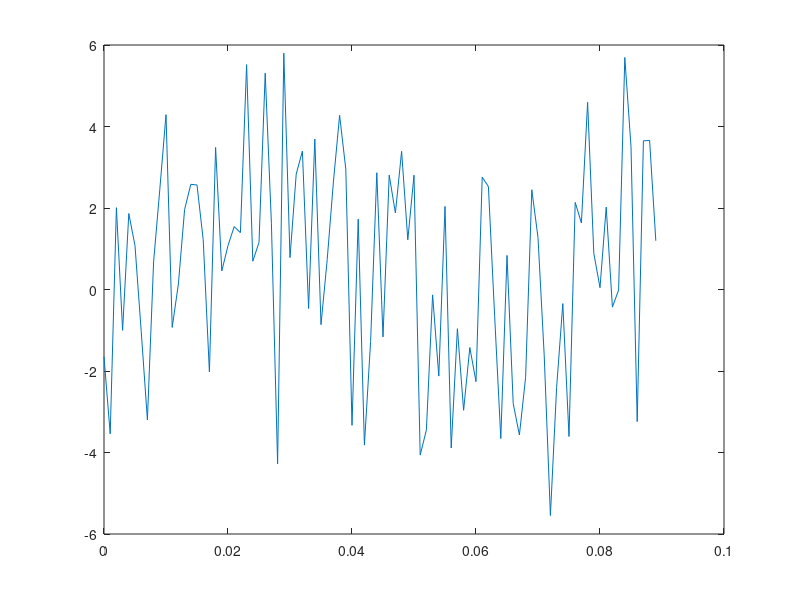
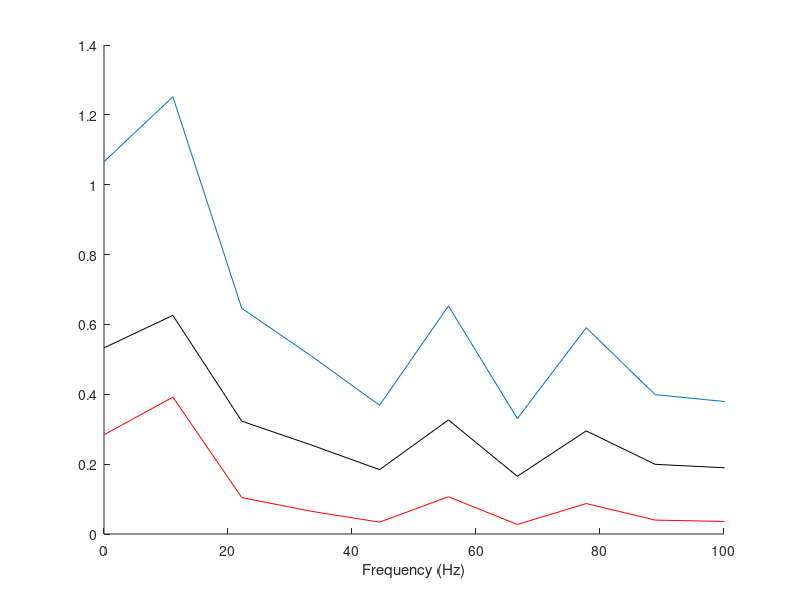
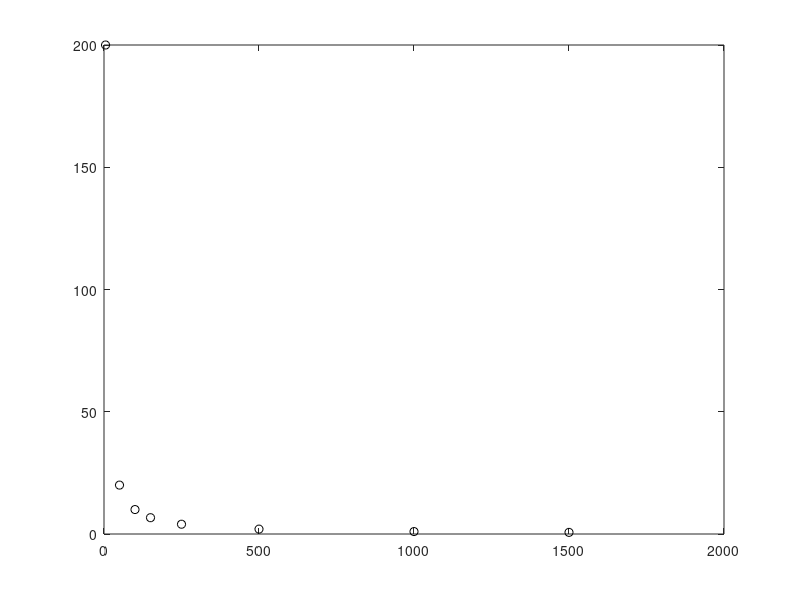

Here is the MATLAB script that generated these plots, in order:
Fs = 1000;            % Sampling frequency                    
T = 1/Fs;             % Sampling period       
L = 90;             % Length of signal
t = (0:L-1)*T;        % Time vector



S=sin(2*pi*4*t)+1.5*sin(2*pi*12*t);

X=S+2.5*randn(size(t));

figure;
plot(t,X)

%%

Y=fft(X);

P2=2*sqrt(abs(Y/L).^2);
P1=P2(1:(L/2)+1);

P2=abs(Y/L).^2;
P1_2=P2(1:(L/2)+1);

P2=abs(Y/L);
P1_3=P2(1:(L/2)+1);


f=Fs*(0:(L/2))./L;

df=Fs/L;

f1=0:df:Fs/2;


figure;
hold on
plot(f,P1)
plot(f,P1_2,'r')
plot(f,P1_3,'k')

xlabel('Frequency (Hz)')
xlim([0 100])


%%


L=[1500 1000 500 250 150 100 50 5];

DF=Fs./L;



figure;

plot(L,DF,'ok')












